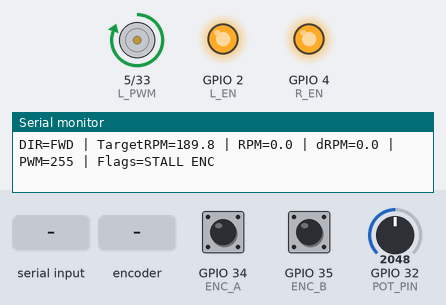
The sketch below on a simulated ESP32. Parts: motor-driver pin pairs drawn as motors (green arrow = first pin HIGH = forward, orange = second pin HIGH = backward, longer = more drive), output pins drawn as LEDs (lit = HIGH), the last lines printed to the serial monitor. The test bench sets the inputs (shaded band); at power-on: GPIO 32 (POT_PIN) = 2048, GPIO 34 (ENC_A) HIGH, GPIO 35 (ENC_B) HIGH. WiFi joins after 1.5 s; servers stay silent unless stated; no MQTT or app messages arrive unless stated.

Above: at 3.4 s.
3.5 s: "B\n" received over Serial
At 4.3 s:
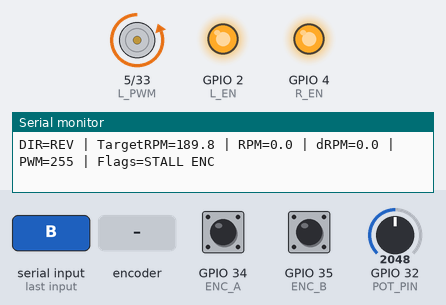
5.0 s: GPIO 32 (POT_PIN) set to 1943
8.0 s: GPIO 32 (POT_PIN) set to 1882
At 10.7 s:
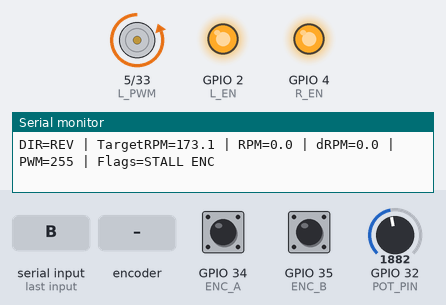
11.0 s: rotary encoder on GPIO 34 (ENC_A) / GPIO 35 (ENC_B) turned 1 step (first pin leading)
12.7 s: GPIO 32 (POT_PIN) set to 215
At 15.1 s:
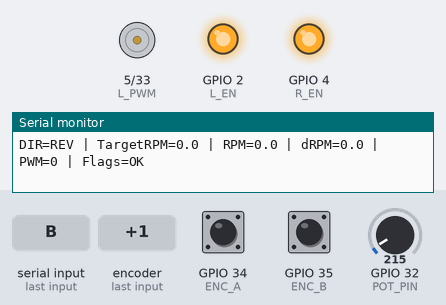
15.7 s: GPIO 32 (POT_PIN) set to 280
18.4 s: GPIO 32 (POT_PIN) set to 304
At 23.14 s:
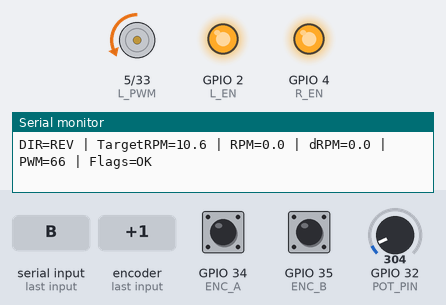
Timing chart, 0 to 24.6 s (numbered marks = the images above; inputs shaded):
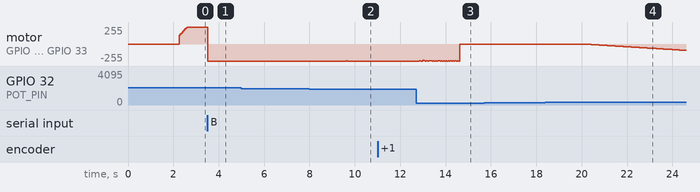

The sketch:

motor_control_firmware_pid.ino
```cpp
#include <Arduino.h>
#include <math.h>
#define MQTT_MAX_PACKET_SIZE 1024
#include <WiFi.h>
#include <WiFiClientSecure.h>
#include <PubSubClient.h>
#include <ArduinoJson.h>

enum DirMode : uint8_t;

static const char* WIFI_SSID     = "WIFI-NAME";
static const char* WIFI_PASSWORD = "WIFI-PASS";

//MQTT CONFIG for HiveMQ Cloud
static const char* MQTT_HOST     = "HIVEMQ-CLOUD-CLUSTER-HOST";
static const int   MQTT_PORT     = 8883;
static const char* MQTT_USER     = "HIVEMQ-USER-CREDENTIALS";
static const char* MQTT_PASSWORD = "HIVEMQ-USER-PASS";

static const char* MQTT_TOPIC    = "motor-driver-telemetry";
static const char* DEVICE_NAME   = "motor-driver-new";

//publish rate limiting
static const uint32_t MQTT_PUBLISH_MS = 3000;

WiFiClientSecure net;
PubSubClient mqtt(net);

static uint32_t bootMs = 0;
static uint32_t lastPubMs = 0;

static void wifiConnect() {
  if (WiFi.status() == WL_CONNECTED) return;
  WiFi.mode(WIFI_STA);
  WiFi.begin(WIFI_SSID, WIFI_PASSWORD);

  uint32_t start = millis();
  while (WiFi.status() != WL_CONNECTED && (millis() - start) < 12000) {
    delay(200);
  }
}

static void mqttConnect() {
  if (mqtt.connected()) return;

  net.setInsecure();

  mqtt.setServer(MQTT_HOST, MQTT_PORT);
  mqtt.setBufferSize(1024);
  uint32_t start = millis();
  while (!mqtt.connected() && (millis() - start) < 8000) {
    String clientId = String("esp32-") + DEVICE_NAME + "-" + String((uint32_t)ESP.getEfuseMac(), HEX);
    mqtt.connect(clientId.c_str(), MQTT_USER, MQTT_PASSWORD);
    delay(250);
  }
}

static inline void mqttPump() {
  if (WiFi.status() != WL_CONNECTED) wifiConnect();
  if (WiFi.status() == WL_CONNECTED) mqttConnect();
  if (mqtt.connected()) mqtt.loop();
}

static inline float clampf(float x, float lo, float hi);

static void publishTelemetrySameJson(
  float targetRPM,
  float rpmUsed,
  float pwmCmdAbs,
  long  deltaCountsSigned,
  bool  suddenDrop,
  bool  stall,
  bool  overshoot,
  bool  encoderFault
) {
  if (!mqtt.connected()) return;

  uint32_t now = millis();
  if (now - lastPubMs < MQTT_PUBLISH_MS) return;
  lastPubMs = now;

  const float time_s = (now - bootMs) / 1000.0f;

  const float target_rpm = fabsf(targetRPM);
  const float rpm        = fabsf(rpmUsed);

  const float deviation_rpm = fabsf(target_rpm - rpm);
  const float deviation_pct = (target_rpm > 0.001f) ? (deviation_rpm / target_rpm) * 100.0f : 0.0f;

  const int pwm = (int)clampf(fabsf(pwmCmdAbs), 0.0f, 255.0f);
  const float duty_pct = (pwm / 255.0f) * 100.0f;

  const long delta_counts = labs(deltaCountsSigned);

const char* status = (suddenDrop || stall || overshoot || encoderFault) ? "ALERT" : "OK";
float rpm_safe = fabsf(rpmUsed);
if (rpm_safe < 0.001f) rpm_safe = 0.0f;

  StaticJsonDocument<512> doc;
  doc["device_name"]   = DEVICE_NAME;
  doc["time_s"]        = time_s;
  doc["target_rpm"]    = target_rpm;
  doc["rpm"]           = rpm;
  doc["deviation_rpm"] = deviation_rpm;
  doc["deviation_pct"] = deviation_pct;
  doc["pwm"]           = pwm;
  doc["duty_pct"]      = duty_pct;
  doc["delta_counts"]  = delta_counts;

  JsonObject flags = doc.createNestedObject("flags");
  flags["sudden_drop"]   = suddenDrop;
  flags["stall"]         = stall;
  flags["overshoot"]     = overshoot;
  flags["encoder_fault"] = encoderFault;
  flags["status"]        = status;

  char out[512];
  size_t n = serializeJson(doc, out, sizeof(out));
  mqtt.publish(MQTT_TOPIC, out, n);
}

#define L_EN   2
#define R_EN   4
#define L_PWM  5
#define R_PWM  33
#define ENC_A  34
#define ENC_B  35
#define POT_PIN 32 //potentionmeter


static const uint32_t PWM_FREQ = 20000; //20 kHz
static const uint8_t  PWM_RES  = 8;     //8 bit duty 0 - 255
static const uint8_t  PWM_CH_L = 0;
static const uint8_t  PWM_CH_R = 1;

//constraints
static const float    COUNTS_PER_REV = 700.0f;
static const uint32_t SAMPLE_MS      = 50;     //20 Hz
static const float    RPM_MAX        = 400.0f;


static const int   ADC_MAX = 4095;
static const float POT_ALPHA = 0.08f;
static const int   POT_DEADZONE = 200;

//will be forcing true stop if target below the following
static const float TARGET_STOP_RPM = 10.0f;

//slew limiting nd deadband
static const float TARGET_DEADBAND_RPM     = 1.0f;
static const float TARGET_SLEW_RPM_PER_SEC = 180.0f; //20Hz at approx 9 RPM/tick

// PID gains
static float Kp = 0.6f;
static float Ki = 2.0f;
static float Kd = 0.03f;

//filters
static const float RPM_ALPHA   = 0.25f;
static const float DERIV_ALPHA = 0.20f;
static const float DRPM_CLAMP  = 3000.0f;

static const float PWM_MIN_EFFECTIVE = 25.0f;

//anomaly thresholds for 20Hz windows
static const float DROP_RPM_THRESHOLD = 80.0f;
static const int   DROP_COUNT_LIMIT   = 6;

static const float STALL_MIN_PWM      = 100.0f;
static const float STALL_MAX_RPM      = 20.0f;
static const int   STALL_COUNT_LIMIT  = 10;

static const float OVERSHOOT_FACTOR      = 1.3f;
static const int   OVERSHOOT_COUNT_LIMIT = 10;

static const int   ZERO_DELTA_COUNT_LIMIT = 10;
static const float ZERO_DELTA_MIN_PWM     = 100.0f;

//direction mode, serial
enum DirMode : uint8_t { DIR_STOP = 0, DIR_FWD = 1, DIR_REV = 2 };
static volatile DirMode g_dir = DIR_FWD; // default forward


volatile long encoderCount = 0;

//filters
static float potFiltAdc    = 0.0f;
static float targetHoldRpm = 0.0f;
static float targetRampRpm = 0.0f;
static float rpmFilt       = 0.0f;

//PID state
static float integral   = 0.0f;
static float dRpmFilt   = 0.0f;
static float prevRpmRaw = 0.0f;
//derivative uses raw magnitude

static float pwmCmdAbs = 0.0f;

//anomaly state
static float lastRpmMag = 0.0f;
static int dropCount = 0, stallCount = 0, overshootCount = 0, zeroDeltaCount = 0;

static inline float clampf(float x, float lo, float hi) {
  if (x < lo) return lo;
  if (x > hi) return hi;
  return x;
}

static inline float applyDeadband(float v, float prev, float db) {
  return (fabsf(v - prev) >= db) ? v : prev;
}

static inline float slewLimit(float desired, float current, float maxStep) {
  float diff = clampf(desired - current, -maxStep, maxStep);
  return current + diff;
}

static float mapPotToTargetRpm(float adc) {
  if (adc <= (float)POT_DEADZONE) return 0.0f;

  float norm = (adc - (float)POT_DEADZONE) / (float)(ADC_MAX - POT_DEADZONE);
  norm = clampf(norm, 0.0f, 1.0f);
  return norm * RPM_MAX;
}

//quadrature direction
void IRAM_ATTR encoderISR() {
  int a = digitalRead(ENC_A);
  int b = digitalRead(ENC_B);
  encoderCount += (a == b) ? 1 : -1;
}

static void motorInit() {
  pinMode(L_EN, OUTPUT);
  pinMode(R_EN, OUTPUT);
  digitalWrite(L_EN, HIGH);
  digitalWrite(R_EN, HIGH);

#if defined(ledcSetup) && defined(ledcAttachPin)
  ledcSetup(PWM_CH_L, PWM_FREQ, PWM_RES);
  ledcSetup(PWM_CH_R, PWM_FREQ, PWM_RES);
  ledcAttachPin(L_PWM, PWM_CH_L);
  ledcAttachPin(R_PWM, PWM_CH_R);
  ledcWrite(PWM_CH_L, 0);
  ledcWrite(PWM_CH_R, 0);
#else
  ledcAttach(L_PWM, PWM_FREQ, PWM_RES);
  ledcAttach(R_PWM, PWM_FREQ, PWM_RES);
  ledcWrite(L_PWM, 0);
  ledcWrite(R_PWM, 0);
#endif
}

static inline void pwmWriteL(uint8_t duty) {
#if defined(ledcSetup) && defined(ledcAttachPin)
  ledcWrite(PWM_CH_L, duty);
#else
  ledcWrite(L_PWM, duty);
#endif
}

static inline void pwmWriteR(uint8_t duty) {
#if defined(ledcSetup) && defined(ledcAttachPin)
  ledcWrite(PWM_CH_R, duty);
#else
  ledcWrite(R_PWM, duty);
#endif
}

static inline void motorStop() {
  pwmWriteL(0);
  pwmWriteR(0);
}

static inline void motorDrive(DirMode dir, float pwmAbsFloat) {
  uint8_t duty = (uint8_t)clampf(pwmAbsFloat, 0.0f, 255.0f);

  if (dir == DIR_STOP || duty == 0) {
    motorStop();
    return;
  }

  if (dir == DIR_FWD) {
    pwmWriteR(0);
    pwmWriteL(duty);
  } else {
    pwmWriteL(0);
    pwmWriteR(duty);
  }
}

static void pollSerialDirection() {
  if (!Serial.available()) return;

  String s = Serial.readStringUntil('\n');
  s.trim();
  s.toUpperCase();

  if (s == "F" || s == "FORWARD" || s == "FWD") {
    g_dir = DIR_FWD;
  } else if (s == "B" || s == "BACK" || s == "BACKWARD" || s == "REV" || s == "REVERSE") {
    g_dir = DIR_REV;
  } else if (s == "S" || s == "STOP" || s == "0") {
    g_dir = DIR_STOP;
  }

  Serial.print("DIR=");
  Serial.println((g_dir == DIR_FWD) ? "FWD" : (g_dir == DIR_REV) ? "REV" : "STOP");
}


void setup() {
  Serial.begin(115200);
  delay(300);

  Serial.println("ESP32 PID Speed Control with Direction via Serial @20Hz");
  Serial.println("Commands: F (forward), B (backward), S (stop)");

  motorInit();

  pinMode(ENC_A, INPUT_PULLUP);
  pinMode(ENC_B, INPUT_PULLUP);
  attachInterrupt(digitalPinToInterrupt(ENC_A), encoderISR, CHANGE);

  pinMode(POT_PIN, INPUT);

  potFiltAdc = (float)analogRead(POT_PIN);
  targetHoldRpm = mapPotToTargetRpm(potFiltAdc);
  targetRampRpm = targetHoldRpm;

  rpmFilt = 0.0f;
  integral = 0.0f;
  dRpmFilt = 0.0f;
  prevRpmRaw = 0.0f;
  pwmCmdAbs = 0.0f;

  bootMs = millis();
  wifiConnect();
  mqttConnect();
}

void loop() {
  pollSerialDirection();

  //keeping cloud alive
  mqttPump();

  static uint32_t lastMs = 0;
  static long lastCount = 0;

  uint32_t nowMs = millis();
  if (nowMs - lastMs < SAMPLE_MS) return;

  float dt = (nowMs - lastMs) / 1000.0f;
  lastMs = nowMs;
  if (dt <= 0.0f || dt > 0.5f) return;


  int potRaw = analogRead(POT_PIN);
  potFiltAdc = (1.0f - POT_ALPHA) * potFiltAdc + POT_ALPHA * (float)potRaw;

  float targetDesired = mapPotToTargetRpm(potFiltAdc);
  targetHoldRpm = applyDeadband(targetDesired, targetHoldRpm, TARGET_DEADBAND_RPM);

  float maxStep = TARGET_SLEW_RPM_PER_SEC * dt;
  targetRampRpm = slewLimit(targetHoldRpm, targetRampRpm, maxStep);

  float targetRPM = targetRampRpm;
  if (targetRPM < TARGET_STOP_RPM) targetRPM = 0.0f;

  //RPM from encoder

  long count;
  noInterrupts();
  count = encoderCount;
  interrupts();

  long delta = count - lastCount;
  lastCount = count;

  float revs = (float)delta / COUNTS_PER_REV;
  float rpmRawSigned = (revs / dt) * 60.0f;
  float rpmRawMag    = fabsf(rpmRawSigned);

  rpmFilt = (1.0f - RPM_ALPHA) * rpmFilt + RPM_ALPHA * rpmRawMag;
  float rpmUsed = rpmFilt;

  //PID speed control
  DirMode dir = g_dir;

  if (dir == DIR_STOP || targetRPM == 0.0f) {
    pwmCmdAbs = 0.0f;
    integral = 0.0f;
    dRpmFilt = 0.0f;
    prevRpmRaw = rpmRawMag;
    motorStop();
  } else {
    float error = targetRPM - rpmUsed;

    float dRpm = (rpmRawMag - prevRpmRaw) / dt;
    prevRpmRaw = rpmRawMag;

    dRpm = clampf(dRpm, -DRPM_CLAMP, DRPM_CLAMP);
    dRpmFilt = (1.0f - DERIV_ALPHA) * dRpmFilt + DERIV_ALPHA * dRpm;
    integral += error * dt;
    integral = clampf(integral, -300.0f, 300.0f);

    float pTerm = Kp * error;
    float iTerm = Ki * integral;

    //disabling D near very low speeds to avoid jitter
    float dTerm = 0.0f;
    if (targetRPM > 15.0f || rpmUsed > 15.0f) {
      dTerm = -Kd * dRpmFilt;
    }

    float out = pTerm + iTerm + dTerm;
    float outUnclamped = out;

    pwmCmdAbs = clampf(out, 0.0f, 255.0f);

    //stop the integral term from growing when PWM hits its limit
    bool satHigh = (outUnclamped > 255.0f);
    bool satLow  = (outUnclamped < 0.0f);
    if ((satHigh && error > 0.0f) || (satLow && error < 0.0f)) {
      integral -= error * dt;
    }

    //to ensure enough PWM to overcome motor static friction
    if (targetRPM > 20.0f && pwmCmdAbs > 0.0f && pwmCmdAbs < PWM_MIN_EFFECTIVE) {
      pwmCmdAbs = PWM_MIN_EFFECTIVE;
    }

    motorDrive(dir, pwmCmdAbs);
  }

  //anomaly detection
  bool suddenDrop = false, stall = false, overshoot = false, encoderFault = false;

  if (rpmRawMag < lastRpmMag - DROP_RPM_THRESHOLD && pwmCmdAbs > 80.0f) {
    if (++dropCount >= DROP_COUNT_LIMIT) suddenDrop = true;
  } else dropCount = 0;

  if (pwmCmdAbs > STALL_MIN_PWM && rpmRawMag < STALL_MAX_RPM) {
    if (++stallCount >= STALL_COUNT_LIMIT) stall = true;
  } else stallCount = 0;

  if (targetRPM > 5.0f && rpmRawMag > targetRPM * OVERSHOOT_FACTOR && pwmCmdAbs > 20.0f) {
    if (++overshootCount >= OVERSHOOT_COUNT_LIMIT) overshoot = true;
  } else overshootCount = 0;

  if (delta == 0 && pwmCmdAbs > ZERO_DELTA_MIN_PWM) {
    if (++zeroDeltaCount >= ZERO_DELTA_COUNT_LIMIT) encoderFault = true;
  } else zeroDeltaCount = 0;

  lastRpmMag = rpmRawMag;

  publishTelemetrySameJson(
    targetRPM,
    rpmUsed,
    pwmCmdAbs,
    delta,
    suddenDrop,
    stall,
    overshoot,
    encoderFault
  );

  const char* dirStr = (dir == DIR_FWD) ? "FWD" : (dir == DIR_REV) ? "REV" : "STOP";

  Serial.print("DIR=");
  Serial.print(dirStr);

  Serial.print(" | TargetRPM=");
  Serial.print(targetRPM, 1);

  Serial.print(" | RPM=");
  Serial.print(rpmUsed, 1);

  Serial.print(" | dRPM=");
  Serial.print(dRpmFilt, 1);

  Serial.print(" | PWM=");
  Serial.print(pwmCmdAbs, 0);

  Serial.print(" | Flags=");
  if (suddenDrop)   Serial.print("DROP ");
  if (stall)        Serial.print("STALL ");
  if (overshoot)    Serial.print("OVER ");
  if (encoderFault) Serial.print("ENC ");
  if (!(suddenDrop || stall || overshoot || encoderFault)) Serial.print("OK");

  Serial.println();
}
```

Measured:
- the behaviour switches between 303 and 304 on GPIO 32 (POT_PIN) (found by bisection; images 3 and 4)
- after the input at 3.5 s, motor on GPIO 5 (L_PWM) / GPIO 33 (R_PWM): forward 255/255 → backward 255/255 at once
- after the input at 8.0 s, motor on GPIO 5 (L_PWM) / GPIO 33 (R_PWM): backward 255/255 → backward 253/255 after 1.6 s, → backward 255/255 0.05 s later
- after the input at 18.4 s, motor on GPIO 5 (L_PWM) / GPIO 33 (R_PWM): moves from stopped to backward 96/255 over 4.2 s, starting after 2.0 s
